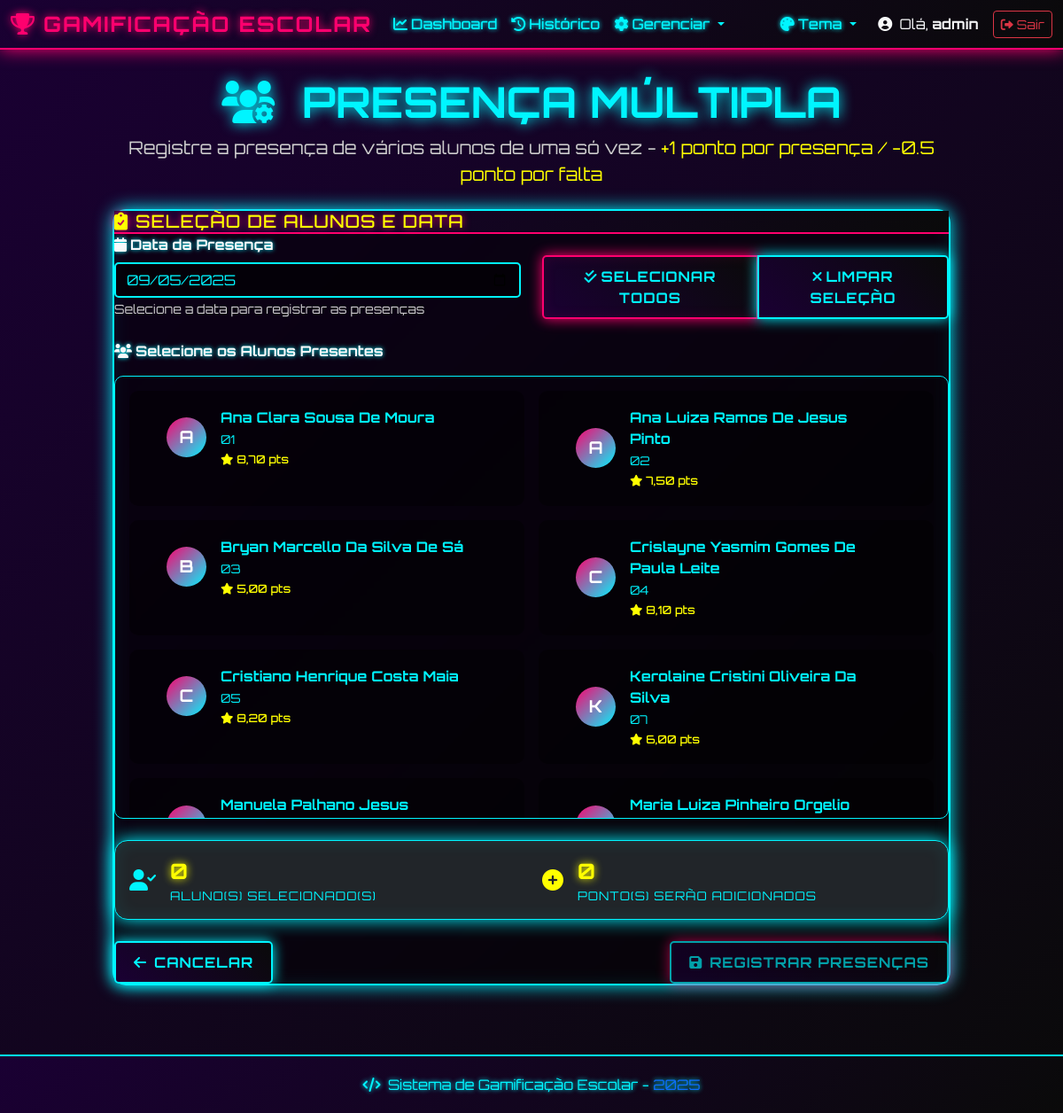
The app's page /presencas/lancar-multipla/ (signed in) with its own data.
### gamificacao/models.py (models this page shows, shortened)
class Aluno(models.Model):
    nome = models.CharField(max_length=200, verbose_name='Nome')
    email = models.EmailField(blank=True, null=True, verbose_name='E-mail')
    matricula = models.CharField(max_length=20, unique=True, verbose_name='Matrícula')
    data_criacao = models.DateTimeField(auto_now_add=True, verbose_name='Data de Criação')
    ativo = models.BooleanField(default=True, verbose_name='Ativo')
    class Meta:
        verbose_name = 'Aluno'
        verbose_name_plural = 'Alunos'
        ordering = ['nome']
    @property
    def nota_atual(self):
        notas = self.nota_set.all()
        if notas:
            return round(sum(nota.valor for nota in notas) / len(notas), 2)
        return 0.0
    @property
    def pontos_presenca(self):
        presencas = self.presenca_set.all()
        pontos = 0
        for presenca in presencas:
            if presenca.presente:
                pontos += 1  # +1 ponto por presença
            else:
                pontos -= 0.5  # -0.5 pontos por falta
        return round(pontos, 1)
    @property
    def pontuacao_total(self):
        return round(self.nota_atual + self.pontos_presenca, 2)

class Nota(models.Model):
    aluno = models.ForeignKey(Aluno, on_delete=models.CASCADE, verbose_name='Aluno')
    atividade = models.ForeignKey(Atividade, on_delete=models.CASCADE, verbose_name='Atividade')
    valor = models.DecimalField(
        max_digits=4,
        decimal_places=1,
        validators=[MinValueValidator(0.0), MaxValueValidator(10.0)],
        verbose_name='Nota'
    )
    observacoes = models.TextField(blank=True, null=True, verbose_name='Observações')
    data_lancamento = models.DateTimeField(auto_now_add=True, verbose_name='Data de Lançamento')
    data_atualizacao = models.DateTimeField(auto_now=True, verbose_name='Data de Atualização')
    lancada_por = models.ForeignKey(
        User,
        on_delete=models.SET_NULL,
        null=True,
        blank=True,
        verbose_name='Lançada por'
    )
    class Meta:
        verbose_name = 'Nota'
        verbose_name_plural = 'Notas'
        unique_together = ('aluno', 'atividade')  # Um aluno não pode ter duas notas para a mesma atividade
        ordering = ['-data_lancamento']

class Presenca(models.Model):
    aluno = models.ForeignKey(Aluno, on_delete=models.CASCADE, verbose_name='Aluno')
    data_presenca = models.DateField(verbose_name='Data da Presença')
    presente = models.BooleanField(default=True, verbose_name='Presente')
    observacoes = models.TextField(blank=True, null=True, verbose_name='Observações')
    data_lancamento = models.DateTimeField(auto_now_add=True, verbose_name='Data de Lançamento')
    data_atualizacao = models.DateTimeField(auto_now=True, verbose_name='Data de Atualização')
    lancada_por = models.ForeignKey(
        User,
        on_delete=models.SET_NULL,
        null=True,
        blank=True,
        verbose_name='Lançada por'
    )
    class Meta:
        verbose_name = 'Presença'
        verbose_name_plural = 'Presenças'
        unique_together = ('aluno', 'data_presenca')  # Um aluno não pode ter duas presenças para o mesmo dia
        ordering = ['-data_presenca', 'aluno__nome']

### gamificacao/views.py (the view, shortened to what this page needs)
# urls.py: path('presencas/lancar-multipla/', views.lancar_presenca_multipla, name='lancar_presenca_multipla'),
@login_required
def lancar_presenca_multipla(request):
    from datetime import date
    alunos = Aluno.objects.filter(ativo=True).order_by('nome')
    data_hoje = date.today().strftime('%Y-%m-%d')
    context = {
        'alunos': alunos,
        'data_hoje': data_hoje,
    }
    return render(request, 'gamificacao/presenca_multipla.html', context)

### templates/gamificacao/presenca_multipla.html (shortened to what this page needs)
{% extends 'base.html' %}
{% block content %}
<div class="container main-container">
    <div class="row justify-content-center">
        <div class="col-lg-10">
            <div class="text-center mb-4">
                <h1 class="display-5 fw-bold" style="color: var(--cor-secondary); text-shadow: 0 0 15px var(--cor-secondary);">
                    <i class="fas fa-users-cog me-3"></i>
                    PRESENÇA MÚLTIPLA
                </h1>
                <p class="lead text-muted">
                    Registre a presença de vários alunos de uma só vez - <span style="color: var(--cor-accent);">+1 ponto por presença / -0.5 ponto por falta</span>
                </p>
            </div>
            <div class="cyber-card">
                <div class="card-header">
                    <h5 class="mb-0" style="color: var(--cor-accent);">
                        <i class="fas fa-clipboard-check me-2"></i>Seleção de Alunos e Data
                    </h5>
                </div>
                <div class="card-body">
                    <form method="post" id="presencaMultiplaForm">
                        <div class="row mb-4">
                            <div class="col-md-6">
                                <label for="data_presenca" class="form-label text-light">
                                    <i class="fas fa-calendar me-1"></i>Data da Presença
                                </label>
                                <input type="date" class="form-control" id="data_presenca" name="data_presenca"
                                       value="{{ data_hoje }}" required>
                                <small class="form-text text-muted">
                                    Selecione a data para registrar as presenças
                                </small>
                            </div>
                            <div class="col-md-6 d-flex align-items-end">
                                <div class="btn-group w-100" role="group">
                                    <button type="button" class="btn btn-cyber btn-cyber-accent" onclick="selecionarTodos()">
                                        <i class="fas fa-check-double me-1"></i>Selecionar Todos
                                    </button>
                                    <button type="button" class="btn btn-cyber btn-cyber-secondary" onclick="desselecionarTodos()">
                                        <i class="fas fa-times me-1"></i>Limpar Seleção
                                    </button>
                                </div>
                            </div>
                        </div>
                        <div class="mb-4">
                            <label class="form-label text-light mb-3">
                                <i class="fas fa-users me-1"></i>Selecione os Alunos Presentes
                            </label>
                            {% if alunos %}
                            <div class="students-grid">
                                {% for aluno in alunos %}
                                <div class="student-card">
                                    <div class="form-check">
                                        <label class="form-check-label" for="aluno_{{ aluno.id }}">
                                            <div class="student-info">
                                                <div class="student-avatar">
                                                    {{ aluno.nome|first|upper }}
                                                </div>
                                                <div class="student-details">
                                                    <div class="student-name">{{ aluno.nome }}</div>
                                                    <div class="student-matricula">{{ aluno.matricula }}</div>
                                                    <div class="student-points">
                                                        <i class="fas fa-star"></i> {{ aluno.pontuacao_total }} pts
                                                    </div>
                                                </div>
                                            </div>
                                        </label>
                                    </div>
                                </div>
                                {% endfor %}
                            </div>
                            {% endif %}
                        </div>
                        <div class="selection-counter mb-4">
                            <div class="cyber-card bg-dark">
                                <div class="card-body p-3">
                                    <div class="row align-items-center">
                                        <div class="col-md-6">
                                            <div class="d-flex align-items-center">
                                                <div class="counter-icon me-3">
                                                    <i class="fas fa-user-check"></i>
                                                </div>
                                                <div>
                                                    <div class="counter-number" id="selectedCount">0</div>
                                                    <div class="counter-label">aluno(s) selecionado(s)</div>
                                                </div>
                                            </div>
                                        </div>
                                        <div class="col-md-6">
                                            <div class="d-flex align-items-center">
                                                <div class="counter-icon me-3" style="color: var(--cor-accent);">
                                                    <i class="fas fa-plus-circle"></i>
                                                </div>
                                                <div>
                                                    <div class="counter-number" id="pointsToAdd" style="color: var(--cor-accent);">0</div>
                                                    <div class="counter-label">ponto(s) serão adicionados</div>
                                                </div>
                                            </div>
                                        </div>
                                    </div>
                                </div>
                            </div>
                        </div>
                        <div class="d-flex justify-content-between">
                            <a href="{% url 'gerenciar_presencas' %}" class="btn btn-cyber btn-cyber-secondary">
                                <i class="fas fa-arrow-left me-2"></i>Cancelar
                            </a>
                            <button type="submit" class="btn btn-cyber btn-cyber-primary" id="submitBtn" disabled>
                                <i class="fas fa-save me-2"></i>Registrar Presenças
                            </button>
                        </div>
                    </form>
                </div>
            </div>
        </div>
    </div>
</div>
{% endblock %}

### templates/base.html (shortened to what this page needs)
<!DOCTYPE html>
<html lang="pt-br">
<head>
    <link href="https://cdn.jsdelivr.net/npm/bootstrap@5.3.0/dist/css/bootstrap.min.css" rel="stylesheet">
    <link rel="stylesheet" href="https://cdnjs.cloudflare.com/ajax/libs/font-awesome/6.0.0/css/all.min.css">
    {% load static %}
    <link rel="stylesheet" href="{% static 'css/style.css' %}">
</head>
<body>
    {% if user.is_authenticated %}
    <nav class="navbar navbar-expand-lg navbar-dark cyber-nav">
        <div class="container-fluid">
            <a class="navbar-brand fw-bold" href="{% url 'dashboard' %}">
                <i class="fas fa-trophy me-2"></i>GAMIFICAÇÃO ESCOLAR
            </a>
            <div class="collapse navbar-collapse" id="navbarNav">
                <ul class="navbar-nav me-auto">
                    <li class="nav-item">
                        <a class="nav-link {% if request.resolver_match.url_name == 'dashboard' %}active{% endif %}"
                           href="{% url 'dashboard' %}">
                            <i class="fas fa-chart-line me-1"></i>Dashboard
                        </a>
                    </li>
                    <li class="nav-item">
                        <a class="nav-link {% if request.resolver_match.url_name == 'historico_notas' %}active{% endif %}"
                           href="{% url 'historico_notas' %}">
                            <i class="fas fa-history me-1"></i>Histórico
                        </a>
                    </li>
                    <li class="nav-item dropdown">
                        <a class="nav-link dropdown-toggle" href="#" role="button" data-bs-toggle="dropdown">
                            <i class="fas fa-cog me-1"></i>Gerenciar
                        </a>
                    </li>
                </ul>
                <div class="navbar-nav me-3">
                    <div class="nav-item dropdown">
                        <a class="nav-link dropdown-toggle" href="#" id="themeDropdown" role="button"
                           data-bs-toggle="dropdown">
                            <i class="fas fa-palette me-1"></i>Tema
                        </a>
                    </div>
                </div>
                <div class="d-flex align-items-center">
                    <span class="text-light me-3">
                        <i class="fas fa-user-circle me-1"></i>
                        Olá, <strong>{{ user.first_name|default:user.username }}</strong>
                    </span>
                    <a href="{% url 'logout' %}" class="btn btn-outline-danger btn-sm">
                        <i class="fas fa-sign-out-alt me-1"></i>Sair
                    </a>
                </div>
            </div>
        </div>
    </nav>
    {% endif %}
    <main>
        {% block content %}
        {% endblock %}
    </main>
    {% if user.is_authenticated %}
    <footer class="cyber-footer mt-5">
        <div class="container-fluid">
            <div class="row">
                <div class="col-12 text-center">
                    <p class="mb-0">
                        <i class="fas fa-code me-1"></i>
                        Sistema de Gamificação Escolar -
                        <span class="text-primary">{% now "Y" %}</span>
                    </p>
                </div>
            </div>
        </div>
    </footer>
    {% endif %}
    {% load static %}
</body>
</html>

### records on screen
Aluno: nome|first "A", nome "Ana Clara Sousa De Moura", matricula "01", pontuacao_total "8,70"
Aluno: nome|first "A", nome "Ana Luiza Ramos De Jesus Pinto", matricula "02", pontuacao_total "7,50"
Aluno: nome|first "B", nome "Bryan Marcello Da Silva De Sá", matricula "03", pontuacao_total "5,00"
Aluno: nome|first "C", nome "Crislayne Yasmim Gomes De Paula Leite", matricula "04", pontuacao_total "8,10"
Aluno: nome|first "C", nome "Cristiano Henrique Costa Maia", matricula "05", pontuacao_total "8,20"
Aluno: nome|first "K", nome "Kerolaine Cristini Oliveira Da Silva", matricula "07", pontuacao_total "6,00"
Aluno: nome "Manuela Palhano Jesus"
Aluno: nome "Maria Luiza Pinheiro Orgelio"

### other values on screen
{{ user.first_name|default:user.username }} "admin"
